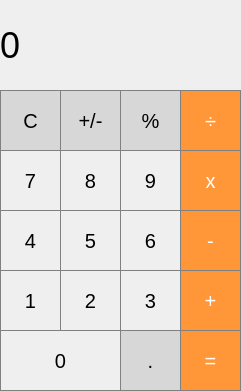
<?xml version="1.0" encoding="UTF-8"?>
<ui version="4.0">
 <class>MainWindow</class>
 <widget class="QMainWindow" name="MainWindow">
  <property name="geometry">
   <rect>
    <x>0</x>
    <y>0</y>
    <width>241</width>
    <height>391</height>
   </rect>
  </property>
  <property name="sizePolicy">
   <sizepolicy hsizetype="Minimum" vsizetype="Minimum">
    <horstretch>0</horstretch>
    <verstretch>0</verstretch>
   </sizepolicy>
  </property>
  <property name="windowTitle">
   <string>J's Calculator</string>
  </property>
  <property name="documentMode">
   <bool>true</bool>
  </property>
  <widget class="QWidget" name="centralWidget">
   <widget class="QLabel" name="Display">
    <property name="geometry">
     <rect>
      <x>0</x>
      <y>0</y>
      <width>241</width>
      <height>91</height>
     </rect>
    </property>
    <property name="font">
     <font>
      <pointsize>27</pointsize>
     </font>
    </property>
    <property name="styleSheet">
     <string notr="true">QLabel {
  qproperty-alignment: 'AlignVCenter | AlignRight';
  border: 1px solid gray;
  background-color : rgb(30, 30, 30);
  color: rgb(250, 250, 250);
}

background-color : rgb(30, 30, 30);</string>
    </property>
    <property name="text">
     <string>0</string>
    </property>
    <property name="textFormat">
     <enum>Qt::RichText</enum>
    </property>
   </widget>
   <widget class="QPushButton" name="ButtonClear">
    <property name="geometry">
     <rect>
      <x>0</x>
      <y>90</y>
      <width>61</width>
      <height>61</height>
     </rect>
    </property>
    <property name="font">
     <font>
      <pointsize>15</pointsize>
      <weight>50</weight>
      <bold>false</bold>
     </font>
    </property>
    <property name="styleSheet">
     <string notr="true">QPushButton {
  background-color: rgb(215, 215, 215);
  border: 1px solid gray;
}</string>
    </property>
    <property name="text">
     <string>C</string>
    </property>
   </widget>
   <widget class="QPushButton" name="ButtonPlusMinus">
    <property name="geometry">
     <rect>
      <x>60</x>
      <y>90</y>
      <width>61</width>
      <height>61</height>
     </rect>
    </property>
    <property name="font">
     <font>
      <pointsize>15</pointsize>
      <weight>50</weight>
      <bold>false</bold>
     </font>
    </property>
    <property name="styleSheet">
     <string notr="true">QPushButton {
  background-color: rgb(215, 215, 215);
  border: 1px solid gray;
}</string>
    </property>
    <property name="text">
     <string>+/-</string>
    </property>
   </widget>
   <widget class="QPushButton" name="ButtonDivide">
    <property name="geometry">
     <rect>
      <x>180</x>
      <y>90</y>
      <width>61</width>
      <height>61</height>
     </rect>
    </property>
    <property name="font">
     <font>
      <pointsize>15</pointsize>
      <weight>50</weight>
      <bold>false</bold>
     </font>
    </property>
    <property name="styleSheet">
     <string notr="true">QPushButton {
  background-color: rgb(255, 151, 57);
  color: white; 
  border: 1px solid gray;
}</string>
    </property>
    <property name="text">
     <string>÷</string>
    </property>
   </widget>
   <widget class="QPushButton" name="ButtonPercent">
    <property name="geometry">
     <rect>
      <x>120</x>
      <y>90</y>
      <width>61</width>
      <height>61</height>
     </rect>
    </property>
    <property name="font">
     <font>
      <pointsize>15</pointsize>
      <weight>50</weight>
      <bold>false</bold>
     </font>
    </property>
    <property name="styleSheet">
     <string notr="true">QPushButton {
  background-color: rgb(215, 215, 215);
  border: 1px solid gray;
}</string>
    </property>
    <property name="text">
     <string>%</string>
    </property>
   </widget>
   <widget class="QPushButton" name="Button7">
    <property name="geometry">
     <rect>
      <x>0</x>
      <y>150</y>
      <width>61</width>
      <height>61</height>
     </rect>
    </property>
    <property name="font">
     <font>
      <pointsize>15</pointsize>
      <weight>50</weight>
      <bold>false</bold>
     </font>
    </property>
    <property name="styleSheet">
     <string notr="true">QPushButton {
   border: 1px solid gray;
}
QPushButton:pressed {
    background-color: qlineargradient(x1: 0, y1: 0, x2: 0, y2: 1,
                                      stop: 0 #dadbde, stop: 1 #f6f7fa);
}</string>
    </property>
    <property name="text">
     <string>7</string>
    </property>
   </widget>
   <widget class="QPushButton" name="Button8">
    <property name="geometry">
     <rect>
      <x>60</x>
      <y>150</y>
      <width>61</width>
      <height>61</height>
     </rect>
    </property>
    <property name="font">
     <font>
      <pointsize>15</pointsize>
      <weight>50</weight>
      <bold>false</bold>
     </font>
    </property>
    <property name="styleSheet">
     <string notr="true">QPushButton {
   border: 1px solid gray;
}
QPushButton:pressed {
    background-color: qlineargradient(x1: 0, y1: 0, x2: 0, y2: 1,
                                      stop: 0 #dadbde, stop: 1 #f6f7fa);
}</string>
    </property>
    <property name="text">
     <string>8</string>
    </property>
   </widget>
   <widget class="QPushButton" name="ButtonMultiply">
    <property name="geometry">
     <rect>
      <x>180</x>
      <y>150</y>
      <width>61</width>
      <height>61</height>
     </rect>
    </property>
    <property name="font">
     <font>
      <pointsize>15</pointsize>
      <weight>50</weight>
      <bold>false</bold>
     </font>
    </property>
    <property name="styleSheet">
     <string notr="true">QPushButton {
  background-color: rgb(255, 151, 57);
  color: white; 
  border: 1px solid gray;
}</string>
    </property>
    <property name="text">
     <string>x</string>
    </property>
   </widget>
   <widget class="QPushButton" name="Button9">
    <property name="geometry">
     <rect>
      <x>120</x>
      <y>150</y>
      <width>61</width>
      <height>61</height>
     </rect>
    </property>
    <property name="font">
     <font>
      <pointsize>15</pointsize>
      <weight>50</weight>
      <bold>false</bold>
     </font>
    </property>
    <property name="styleSheet">
     <string notr="true">QPushButton {
   border: 1px solid gray;
}
QPushButton:pressed {
    background-color: qlineargradient(x1: 0, y1: 0, x2: 0, y2: 1,
                                      stop: 0 #dadbde, stop: 1 #f6f7fa);
}</string>
    </property>
    <property name="text">
     <string>9</string>
    </property>
   </widget>
   <widget class="QPushButton" name="Button4">
    <property name="geometry">
     <rect>
      <x>0</x>
      <y>210</y>
      <width>61</width>
      <height>61</height>
     </rect>
    </property>
    <property name="font">
     <font>
      <pointsize>15</pointsize>
      <weight>50</weight>
      <bold>false</bold>
     </font>
    </property>
    <property name="styleSheet">
     <string notr="true">QPushButton {
   border: 1px solid gray;
}
QPushButton:pressed {
    background-color: qlineargradient(x1: 0, y1: 0, x2: 0, y2: 1,
                                      stop: 0 #dadbde, stop: 1 #f6f7fa);
}</string>
    </property>
    <property name="text">
     <string>4</string>
    </property>
   </widget>
   <widget class="QPushButton" name="Button5">
    <property name="geometry">
     <rect>
      <x>60</x>
      <y>210</y>
      <width>61</width>
      <height>61</height>
     </rect>
    </property>
    <property name="font">
     <font>
      <pointsize>15</pointsize>
      <weight>50</weight>
      <bold>false</bold>
     </font>
    </property>
    <property name="styleSheet">
     <string notr="true">QPushButton {
   border: 1px solid gray;
}
QPushButton:pressed {
    background-color: qlineargradient(x1: 0, y1: 0, x2: 0, y2: 1,
                                      stop: 0 #dadbde, stop: 1 #f6f7fa);
}</string>
    </property>
    <property name="text">
     <string>5</string>
    </property>
   </widget>
   <widget class="QPushButton" name="ButtonSubtract">
    <property name="geometry">
     <rect>
      <x>180</x>
      <y>210</y>
      <width>61</width>
      <height>61</height>
     </rect>
    </property>
    <property name="font">
     <font>
      <pointsize>15</pointsize>
      <weight>50</weight>
      <bold>false</bold>
     </font>
    </property>
    <property name="styleSheet">
     <string notr="true">QPushButton {
  background-color: rgb(255, 151, 57);
  color: white; 
  border: 1px solid gray;
}</string>
    </property>
    <property name="text">
     <string>-</string>
    </property>
   </widget>
   <widget class="QPushButton" name="Button6">
    <property name="geometry">
     <rect>
      <x>120</x>
      <y>210</y>
      <width>61</width>
      <height>61</height>
     </rect>
    </property>
    <property name="font">
     <font>
      <pointsize>15</pointsize>
      <weight>50</weight>
      <bold>false</bold>
     </font>
    </property>
    <property name="styleSheet">
     <string notr="true">QPushButton {
   border: 1px solid gray;
}
QPushButton:pressed {
    background-color: qlineargradient(x1: 0, y1: 0, x2: 0, y2: 1,
                                      stop: 0 #dadbde, stop: 1 #f6f7fa);
}</string>
    </property>
    <property name="text">
     <string>6</string>
    </property>
   </widget>
   <widget class="QPushButton" name="Button1">
    <property name="geometry">
     <rect>
      <x>0</x>
      <y>270</y>
      <width>61</width>
      <height>61</height>
     </rect>
    </property>
    <property name="font">
     <font>
      <pointsize>15</pointsize>
      <weight>50</weight>
      <bold>false</bold>
     </font>
    </property>
    <property name="styleSheet">
     <string notr="true">QPushButton {
   border: 1px solid gray;
}
QPushButton:pressed {
    background-color: qlineargradient(x1: 0, y1: 0, x2: 0, y2: 1,
                                      stop: 0 #dadbde, stop: 1 #f6f7fa);
}</string>
    </property>
    <property name="text">
     <string>1</string>
    </property>
   </widget>
   <widget class="QPushButton" name="Button2">
    <property name="geometry">
     <rect>
      <x>60</x>
      <y>270</y>
      <width>61</width>
      <height>61</height>
     </rect>
    </property>
    <property name="font">
     <font>
      <pointsize>15</pointsize>
      <weight>50</weight>
      <bold>false</bold>
     </font>
    </property>
    <property name="styleSheet">
     <string notr="true">QPushButton {
   border: 1px solid gray;
}
QPushButton:pressed {
    background-color: qlineargradient(x1: 0, y1: 0, x2: 0, y2: 1,
                                      stop: 0 #dadbde, stop: 1 #f6f7fa);
}</string>
    </property>
    <property name="text">
     <string>2</string>
    </property>
   </widget>
   <widget class="QPushButton" name="ButtonAdd">
    <property name="geometry">
     <rect>
      <x>180</x>
      <y>270</y>
      <width>61</width>
      <height>61</height>
     </rect>
    </property>
    <property name="font">
     <font>
      <pointsize>15</pointsize>
      <weight>50</weight>
      <bold>false</bold>
     </font>
    </property>
    <property name="styleSheet">
     <string notr="true">QPushButton {
  background-color: rgb(255, 151, 57);
  color: white; 
  border: 1px solid gray;
}</string>
    </property>
    <property name="text">
     <string>+</string>
    </property>
   </widget>
   <widget class="QPushButton" name="Button3">
    <property name="geometry">
     <rect>
      <x>120</x>
      <y>270</y>
      <width>61</width>
      <height>61</height>
     </rect>
    </property>
    <property name="font">
     <font>
      <pointsize>15</pointsize>
      <weight>50</weight>
      <bold>false</bold>
     </font>
    </property>
    <property name="styleSheet">
     <string notr="true">QPushButton {
   border: 1px solid gray;
}
QPushButton:pressed {
    background-color: qlineargradient(x1: 0, y1: 0, x2: 0, y2: 1,
                                      stop: 0 #dadbde, stop: 1 #f6f7fa);
}</string>
    </property>
    <property name="text">
     <string>3</string>
    </property>
   </widget>
   <widget class="QPushButton" name="Button0">
    <property name="geometry">
     <rect>
      <x>0</x>
      <y>330</y>
      <width>121</width>
      <height>61</height>
     </rect>
    </property>
    <property name="font">
     <font>
      <pointsize>15</pointsize>
      <weight>50</weight>
      <bold>false</bold>
     </font>
    </property>
    <property name="styleSheet">
     <string notr="true">QPushButton {
   border: 1px solid gray;
}
QPushButton:pressed {
    background-color: qlineargradient(x1: 0, y1: 0, x2: 0, y2: 1,
                                      stop: 0 #dadbde, stop: 1 #f6f7fa);
}</string>
    </property>
    <property name="text">
     <string>0</string>
    </property>
   </widget>
   <widget class="QPushButton" name="ButtonEquals">
    <property name="geometry">
     <rect>
      <x>180</x>
      <y>330</y>
      <width>61</width>
      <height>61</height>
     </rect>
    </property>
    <property name="font">
     <font>
      <pointsize>15</pointsize>
      <weight>50</weight>
      <bold>false</bold>
     </font>
    </property>
    <property name="styleSheet">
     <string notr="true">QPushButton {
  background-color: rgb(255, 151, 57);
  color: white; 
  border: 1px solid gray;
}</string>
    </property>
    <property name="text">
     <string>=</string>
    </property>
   </widget>
   <widget class="QPushButton" name="ButtonDot">
    <property name="geometry">
     <rect>
      <x>120</x>
      <y>330</y>
      <width>61</width>
      <height>61</height>
     </rect>
    </property>
    <property name="font">
     <font>
      <pointsize>15</pointsize>
      <weight>50</weight>
      <bold>false</bold>
     </font>
    </property>
    <property name="styleSheet">
     <string notr="true">QPushButton {
  background-color: rgb(215, 215, 215);
  border: 1px solid gray;
}</string>
    </property>
    <property name="text">
     <string>.</string>
    </property>
   </widget>
  </widget>
 </widget>
 <layoutdefault spacing="6" margin="11"/>
 <resources/>
 <connections/>
</ui>
